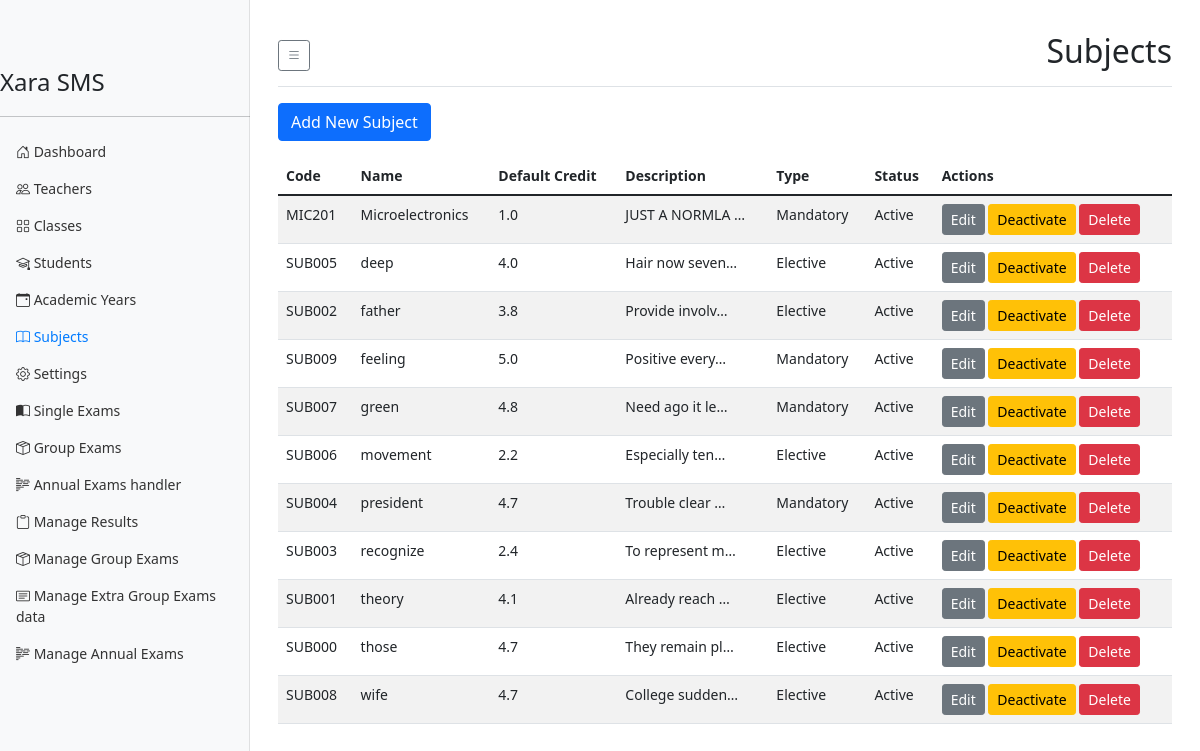
The page /users/subjects/ (signed in) on the database its author committed.
### result_system/models.py (models this page shows, shortened)
class Subject(models.Model):
    SUBJECT_TYPES = [
        ('MANDATORY', 'Mandatory'),
        ('ELECTIVE', 'Elective'),
    ]
    school = models.ForeignKey(School, on_delete=models.CASCADE, related_name='subjects')
    name = models.CharField(max_length=100)
    code = models.CharField(max_length=10)
    default_credit = models.DecimalField(max_digits=3, decimal_places=1, default=1.0, validators=[MinValueValidator(1.0), MaxValueValidator(20.0)])
    description = models.TextField(blank=True)
    subject_type = models.CharField(max_length=10, choices=SUBJECT_TYPES, default='MANDATORY')
    is_active = models.BooleanField(default=True)
    created_at = models.DateTimeField(auto_now_add=True)
    updated_at = models.DateTimeField(auto_now=True)
    def truncated_description(self):
        return Truncator(self.description).chars(15)
    class Meta:
        unique_together = ('school', 'code')
        ordering = ['name']

### users/views.py (the view)
# urls.py: path('subjects/', SubjectListView.as_view(), name='subject_list'),
class SubjectListView(SecretaryRequiredMixin, ListView):
    model = Subject
    template_name = 'users/subject_list.html'
    context_object_name = 'subjects'
    paginate_by = 20
    def get_queryset(self):
        return Subject.objects.filter(school=self.request.user.school)

### users/mixins.py (called while the page is built)
    def dispatch(self, request, *args, **kwargs):
        if not request.user.is_authenticated or request.user.user_type != 'S':
            raise PermissionDenied
        return super().dispatch(request, *args, **kwargs)

### templates/users/subject_list.html (shortened to what this page needs)
{% extends "users/dashboard_base.html" %}
{% block page_title %}Subjects{% endblock %}
{% block dashboard_content %}
<div class="row mb-3">
    <div class="col-12">
        <a href="{% url 'subject_add' %}" class="btn btn-primary">Add New Subject</a>
    </div>
</div>
<div class="table-responsive">
    <table class="table table-striped">
        <thead>
            <tr>
                <th>Code</th>
                <th>Name</th>
                <th>Default Credit</th>
                <th>Description</th>
                <th>Type</th>
                <th>Status</th>
                <th>Actions</th>
            </tr>
        </thead>
        <tbody>
            {% for subject in subjects %}
            <tr {% if not subject.is_active %}style="background-color: #f8d7da; color: #721c24;"{% endif %}>
                <td>{{ subject.code }}</td>
                <td>{{ subject.name }}</td>
                <td>{{ subject.default_credit }}</td>
                <td>{{ subject.truncated_description }}</td>
                <td>{{ subject.get_subject_type_display }}</td>
                <td>{% if subject.is_active %}Active{% else %}Inactive{% endif %}</td>
                <td>
                    <a href="{% url 'subject_edit' subject.pk %}" class="btn btn-sm btn-secondary">Edit</a>
                    <form method="post" action="{% url 'toggle_subject_active' subject.pk %}" style="display: inline;">
                        <button type="submit" class="btn btn-sm {% if subject.is_active %}btn-warning{% else %}btn-success{% endif %}">
                            {% if subject.is_active %}Deactivate{% else %}Activate{% endif %}
                        </button>
                    </form>
                    <a href="{% url 'subject_delete' subject.pk %}" class="btn btn-sm btn-danger">Delete</a>
                </td>
            </tr>
            {% empty %}
            <tr>
                <td colspan="6">No subjects found.</td>
            </tr>
            {% endfor %}
        </tbody>
    </table>
</div>
{% endblock dashboard_content %}

### templates/users/dashboard_base.html (style rules this page uses)
body { font-size: .875rem; }

### rows shown on the page
Subject: code "MIC201", name "Microelectronics", default_credit "1.0", truncated_description "JUST A NORMLA …", subject_type "Mandatory", is_active "Active"
Subject: code "SUB005", name "deep", default_credit "4.0", truncated_description "Hair now seven…", subject_type "Elective", is_active "Active"
Subject: code "SUB002", name "father", default_credit "3.8", truncated_description "Provide involv…", subject_type "Elective", is_active "Active"
Subject: code "SUB009", name "feeling", default_credit "5.0", truncated_description "Positive every…", subject_type "Mandatory", is_active "Active"
Subject: code "SUB007", name "green", default_credit "4.8", truncated_description "Need ago it le…", subject_type "Mandatory", is_active "Active"
Subject: code "SUB006", name "movement", default_credit "2.2", truncated_description "Especially ten…", subject_type "Elective", is_active "Active"
Subject: code "SUB004", name "president", default_credit "4.7", truncated_description "Trouble clear …", subject_type "Mandatory", is_active "Active"
Subject: code "SUB003", name "recognize", default_credit "2.4", truncated_description "To represent m…", subject_type "Elective", is_active "Active"
Subject: code "SUB001", name "theory", default_credit "4.1", truncated_description "Already reach …", subject_type "Elective", is_active "Active"
Subject: code "SUB000", name "those", default_credit "4.7", truncated_description "They remain pl…", subject_type "Elective", is_active "Active"
Subject: code "SUB008", name "wife", default_credit "4.7", truncated_description "College sudden…", subject_type "Elective", is_active "Active"
